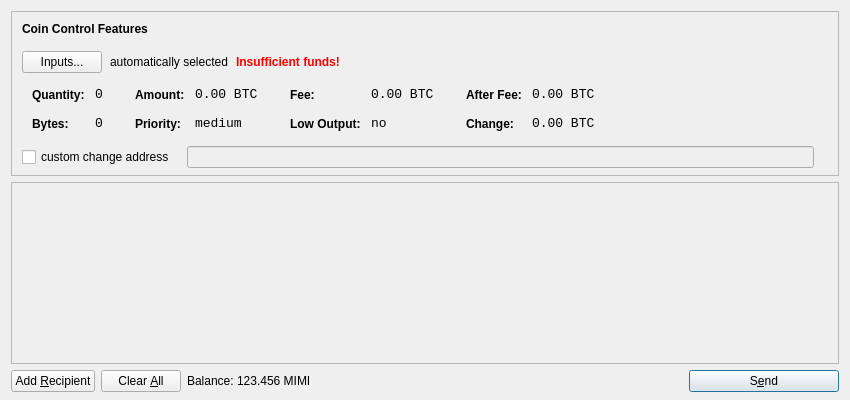
<?xml version="1.0" encoding="UTF-8"?>
<ui version="4.0">
 <class>SendCoinsDialog</class>
 <widget class="QDialog" name="SendCoinsDialog">
  <property name="geometry">
   <rect>
    <x>0</x>
    <y>0</y>
    <width>850</width>
    <height>400</height>
   </rect>
  </property>
  <property name="windowTitle">
   <string>Send Coins</string>
  </property>
  <layout class="QVBoxLayout" name="verticalLayout" stretch="0,1,0">
   <property name="bottomMargin">
    <number>8</number>
   </property>
   <item>
    <widget class="QFrame" name="frameCoinControl">
     <property name="sizePolicy">
      <sizepolicy hsizetype="Expanding" vsizetype="Expanding">
       <horstretch>0</horstretch>
       <verstretch>0</verstretch>
      </sizepolicy>
     </property>
     <property name="maximumSize">
      <size>
       <width>16777215</width>
       <height>16777215</height>
      </size>
     </property>
     <property name="frameShape">
      <enum>QFrame::StyledPanel</enum>
     </property>
     <property name="frameShadow">
      <enum>QFrame::Sunken</enum>
     </property>
     <layout class="QVBoxLayout" name="verticalLayoutCoinControl2">
      <property name="spacing">
       <number>-1</number>
      </property>
      <property name="leftMargin">
       <number>0</number>
      </property>
      <property name="topMargin">
       <number>0</number>
      </property>
      <property name="rightMargin">
       <number>0</number>
      </property>
      <property name="bottomMargin">
       <number>6</number>
      </property>
      <item>
       <layout class="QVBoxLayout" name="verticalLayoutCoinControl" stretch="0,0,0,0,1">
        <property name="spacing">
         <number>0</number>
        </property>
        <property name="leftMargin">
         <number>10</number>
        </property>
        <property name="topMargin">
         <number>10</number>
        </property>
        <item>
         <layout class="QHBoxLayout" name="horizontalLayoutCoinControl1">
          <property name="bottomMargin">
           <number>15</number>
          </property>
          <item>
           <widget class="QLabel" name="labelCoinControlFeatures">
            <property name="sizePolicy">
             <sizepolicy hsizetype="Preferred" vsizetype="Maximum">
              <horstretch>0</horstretch>
              <verstretch>0</verstretch>
             </sizepolicy>
            </property>
            <property name="font">
             <font>
              <weight>75</weight>
              <bold>true</bold>
             </font>
            </property>
            <property name="styleSheet">
             <string notr="true">font-weight:bold;</string>
            </property>
            <property name="text">
             <string>Coin Control Features</string>
            </property>
           </widget>
          </item>
         </layout>
        </item>
        <item>
         <layout class="QHBoxLayout" name="horizontalLayoutCoinControl2" stretch="0,0,0,0">
          <property name="spacing">
           <number>8</number>
          </property>
          <property name="bottomMargin">
           <number>10</number>
          </property>
          <item>
           <widget class="QPushButton" name="pushButtonCoinControl">
            <property name="styleSheet">
             <string notr="true"/>
            </property>
            <property name="text">
             <string>Inputs...</string>
            </property>
           </widget>
          </item>
          <item>
           <widget class="QLabel" name="labelCoinControlAutomaticallySelected">
            <property name="text">
             <string>automatically selected</string>
            </property>
            <property name="margin">
             <number>5</number>
            </property>
           </widget>
          </item>
          <item>
           <widget class="QLabel" name="labelCoinControlInsuffFunds">
            <property name="font">
             <font>
              <weight>75</weight>
              <bold>true</bold>
             </font>
            </property>
            <property name="styleSheet">
             <string notr="true">color:red;font-weight:bold;</string>
            </property>
            <property name="text">
             <string>Insufficient funds!</string>
            </property>
            <property name="margin">
             <number>5</number>
            </property>
           </widget>
          </item>
          <item>
           <spacer name="horizontalSpacerCoinControl">
            <property name="orientation">
             <enum>Qt::Horizontal</enum>
            </property>
            <property name="sizeHint" stdset="0">
             <size>
              <width>40</width>
              <height>1</height>
             </size>
            </property>
           </spacer>
          </item>
         </layout>
        </item>
        <item>
         <widget class="QWidget" name="widgetCoinControl" native="true">
          <property name="sizePolicy">
           <sizepolicy hsizetype="Preferred" vsizetype="Preferred">
            <horstretch>0</horstretch>
            <verstretch>0</verstretch>
           </sizepolicy>
          </property>
          <property name="minimumSize">
           <size>
            <width>0</width>
            <height>0</height>
           </size>
          </property>
          <property name="styleSheet">
           <string notr="true"/>
          </property>
          <layout class="QHBoxLayout" name="horizontalLayoutCoinControl5">
           <property name="margin">
            <number>0</number>
           </property>
           <item>
            <layout class="QHBoxLayout" name="horizontalLayoutCoinControl3" stretch="0,0,0,1">
             <property name="spacing">
              <number>20</number>
             </property>
             <property name="topMargin">
              <number>0</number>
             </property>
             <property name="bottomMargin">
              <number>10</number>
             </property>
             <item>
              <layout class="QFormLayout" name="formLayoutCoinControl1">
               <property name="horizontalSpacing">
                <number>10</number>
               </property>
               <property name="verticalSpacing">
                <number>14</number>
               </property>
               <property name="leftMargin">
                <number>10</number>
               </property>
               <property name="topMargin">
                <number>4</number>
               </property>
               <property name="rightMargin">
                <number>6</number>
               </property>
               <item row="0" column="0">
                <widget class="QLabel" name="labelCoinControlQuantityText">
                 <property name="styleSheet">
                  <string notr="true">font-weight:bold;</string>
                 </property>
                 <property name="text">
                  <string>Quantity:</string>
                 </property>
                 <property name="margin">
                  <number>0</number>
                 </property>
                </widget>
               </item>
               <item row="0" column="1">
                <widget class="QLabel" name="labelCoinControlQuantity">
                 <property name="font">
                  <font>
                   <family>Monospace</family>
                   <pointsize>10</pointsize>
                  </font>
                 </property>
                 <property name="cursor">
                  <cursorShape>IBeamCursor</cursorShape>
                 </property>
                 <property name="contextMenuPolicy">
                  <enum>Qt::ActionsContextMenu</enum>
                 </property>
                 <property name="text">
                  <string notr="true">0</string>
                 </property>
                 <property name="margin">
                  <number>0</number>
                 </property>
                 <property name="textInteractionFlags">
                  <set>Qt::LinksAccessibleByMouse|Qt::TextSelectableByKeyboard|Qt::TextSelectableByMouse</set>
                 </property>
                </widget>
               </item>
               <item row="1" column="0">
                <widget class="QLabel" name="labelCoinControlBytesText">
                 <property name="styleSheet">
                  <string notr="true">font-weight:bold;</string>
                 </property>
                 <property name="text">
                  <string>Bytes:</string>
                 </property>
                </widget>
               </item>
               <item row="1" column="1">
                <widget class="QLabel" name="labelCoinControlBytes">
                 <property name="font">
                  <font>
                   <family>Monospace</family>
                   <pointsize>10</pointsize>
                  </font>
                 </property>
                 <property name="cursor">
                  <cursorShape>IBeamCursor</cursorShape>
                 </property>
                 <property name="contextMenuPolicy">
                  <enum>Qt::ActionsContextMenu</enum>
                 </property>
                 <property name="text">
                  <string notr="true">0</string>
                 </property>
                 <property name="textInteractionFlags">
                  <set>Qt::LinksAccessibleByMouse|Qt::TextSelectableByKeyboard|Qt::TextSelectableByMouse</set>
                 </property>
                </widget>
               </item>
              </layout>
             </item>
             <item>
              <layout class="QFormLayout" name="formLayoutCoinControl2">
               <property name="horizontalSpacing">
                <number>10</number>
               </property>
               <property name="verticalSpacing">
                <number>14</number>
               </property>
               <property name="leftMargin">
                <number>6</number>
               </property>
               <property name="topMargin">
                <number>4</number>
               </property>
               <property name="rightMargin">
                <number>6</number>
               </property>
               <item row="0" column="0">
                <widget class="QLabel" name="labelCoinControlAmountText">
                 <property name="styleSheet">
                  <string notr="true">font-weight:bold;</string>
                 </property>
                 <property name="text">
                  <string>Amount:</string>
                 </property>
                 <property name="margin">
                  <number>0</number>
                 </property>
                </widget>
               </item>
               <item row="0" column="1">
                <widget class="QLabel" name="labelCoinControlAmount">
                 <property name="font">
                  <font>
                   <family>Monospace</family>
                   <pointsize>10</pointsize>
                  </font>
                 </property>
                 <property name="cursor">
                  <cursorShape>IBeamCursor</cursorShape>
                 </property>
                 <property name="contextMenuPolicy">
                  <enum>Qt::ActionsContextMenu</enum>
                 </property>
                 <property name="text">
                  <string notr="true">0.00 BTC</string>
                 </property>
                 <property name="textInteractionFlags">
                  <set>Qt::LinksAccessibleByMouse|Qt::TextSelectableByKeyboard|Qt::TextSelectableByMouse</set>
                 </property>
                </widget>
               </item>
               <item row="1" column="0">
                <widget class="QLabel" name="labelCoinControlPriorityText">
                 <property name="styleSheet">
                  <string notr="true">font-weight:bold;</string>
                 </property>
                 <property name="text">
                  <string>Priority:</string>
                 </property>
                </widget>
               </item>
               <item row="1" column="1">
                <widget class="QLabel" name="labelCoinControlPriority">
                 <property name="font">
                  <font>
                   <family>Monospace</family>
                   <pointsize>10</pointsize>
                  </font>
                 </property>
                 <property name="cursor">
                  <cursorShape>IBeamCursor</cursorShape>
                 </property>
                 <property name="contextMenuPolicy">
                  <enum>Qt::ActionsContextMenu</enum>
                 </property>
                 <property name="text">
                  <string>medium</string>
                 </property>
                 <property name="textInteractionFlags">
                  <set>Qt::LinksAccessibleByMouse|Qt::TextSelectableByKeyboard|Qt::TextSelectableByMouse</set>
                 </property>
                </widget>
               </item>
              </layout>
             </item>
             <item>
              <layout class="QFormLayout" name="formLayoutCoinControl3">
               <property name="horizontalSpacing">
                <number>10</number>
               </property>
               <property name="verticalSpacing">
                <number>14</number>
               </property>
               <property name="leftMargin">
                <number>6</number>
               </property>
               <property name="topMargin">
                <number>4</number>
               </property>
               <property name="rightMargin">
                <number>6</number>
               </property>
               <item row="0" column="0">
                <widget class="QLabel" name="labelCoinControlFeeText">
                 <property name="styleSheet">
                  <string notr="true">font-weight:bold;</string>
                 </property>
                 <property name="text">
                  <string>Fee:</string>
                 </property>
                 <property name="margin">
                  <number>0</number>
                 </property>
                </widget>
               </item>
               <item row="0" column="1">
                <widget class="QLabel" name="labelCoinControlFee">
                 <property name="font">
                  <font>
                   <family>Monospace</family>
                   <pointsize>10</pointsize>
                  </font>
                 </property>
                 <property name="cursor">
                  <cursorShape>IBeamCursor</cursorShape>
                 </property>
                 <property name="contextMenuPolicy">
                  <enum>Qt::ActionsContextMenu</enum>
                 </property>
                 <property name="text">
                  <string notr="true">0.00 BTC</string>
                 </property>
                 <property name="textInteractionFlags">
                  <set>Qt::LinksAccessibleByMouse|Qt::TextSelectableByKeyboard|Qt::TextSelectableByMouse</set>
                 </property>
                </widget>
               </item>
               <item row="1" column="0">
                <widget class="QLabel" name="labelCoinControlLowOutputText">
                 <property name="styleSheet">
                  <string notr="true">font-weight:bold;</string>
                 </property>
                 <property name="text">
                  <string>Low Output:</string>
                 </property>
                </widget>
               </item>
               <item row="1" column="1">
                <widget class="QLabel" name="labelCoinControlLowOutput">
                 <property name="font">
                  <font>
                   <family>Monospace</family>
                   <pointsize>10</pointsize>
                  </font>
                 </property>
                 <property name="cursor">
                  <cursorShape>IBeamCursor</cursorShape>
                 </property>
                 <property name="contextMenuPolicy">
                  <enum>Qt::ActionsContextMenu</enum>
                 </property>
                 <property name="text">
                  <string>no</string>
                 </property>
                 <property name="textInteractionFlags">
                  <set>Qt::LinksAccessibleByMouse|Qt::TextSelectableByKeyboard|Qt::TextSelectableByMouse</set>
                 </property>
                </widget>
               </item>
              </layout>
             </item>
             <item>
              <layout class="QFormLayout" name="formLayoutCoinControl4">
               <property name="horizontalSpacing">
                <number>10</number>
               </property>
               <property name="verticalSpacing">
                <number>14</number>
               </property>
               <property name="leftMargin">
                <number>6</number>
               </property>
               <property name="topMargin">
                <number>4</number>
               </property>
               <property name="rightMargin">
                <number>6</number>
               </property>
               <item row="0" column="0">
                <widget class="QLabel" name="labelCoinControlAfterFeeText">
                 <property name="styleSheet">
                  <string notr="true">font-weight:bold;</string>
                 </property>
                 <property name="text">
                  <string>After Fee:</string>
                 </property>
                 <property name="margin">
                  <number>0</number>
                 </property>
                </widget>
               </item>
               <item row="0" column="1">
                <widget class="QLabel" name="labelCoinControlAfterFee">
                 <property name="font">
                  <font>
                   <family>Monospace</family>
                   <pointsize>10</pointsize>
                  </font>
                 </property>
                 <property name="cursor">
                  <cursorShape>IBeamCursor</cursorShape>
                 </property>
                 <property name="contextMenuPolicy">
                  <enum>Qt::ActionsContextMenu</enum>
                 </property>
                 <property name="text">
                  <string notr="true">0.00 BTC</string>
                 </property>
                 <property name="textInteractionFlags">
                  <set>Qt::LinksAccessibleByMouse|Qt::TextSelectableByKeyboard|Qt::TextSelectableByMouse</set>
                 </property>
                </widget>
               </item>
               <item row="1" column="0">
                <widget class="QLabel" name="labelCoinControlChangeText">
                 <property name="styleSheet">
                  <string notr="true">font-weight:bold;</string>
                 </property>
                 <property name="text">
                  <string>Change:</string>
                 </property>
                </widget>
               </item>
               <item row="1" column="1">
                <widget class="QLabel" name="labelCoinControlChange">
                 <property name="font">
                  <font>
                   <family>Monospace</family>
                   <pointsize>10</pointsize>
                  </font>
                 </property>
                 <property name="cursor">
                  <cursorShape>IBeamCursor</cursorShape>
                 </property>
                 <property name="contextMenuPolicy">
                  <enum>Qt::ActionsContextMenu</enum>
                 </property>
                 <property name="text">
                  <string notr="true">0.00 BTC</string>
                 </property>
                 <property name="textInteractionFlags">
                  <set>Qt::LinksAccessibleByMouse|Qt::TextSelectableByKeyboard|Qt::TextSelectableByMouse</set>
                 </property>
                </widget>
               </item>
              </layout>
             </item>
            </layout>
           </item>
          </layout>
         </widget>
        </item>
        <item>
         <layout class="QHBoxLayout" name="horizontalLayoutCoinControl4" stretch="0,0,0">
          <property name="spacing">
           <number>12</number>
          </property>
          <property name="sizeConstraint">
           <enum>QLayout::SetDefaultConstraint</enum>
          </property>
          <property name="topMargin">
           <number>5</number>
          </property>
          <property name="rightMargin">
           <number>5</number>
          </property>
          <item>
           <widget class="QCheckBox" name="checkBoxCoinControlChange">
            <property name="text">
             <string>custom change address</string>
            </property>
           </widget>
          </item>
          <item>
           <widget class="QLineEdit" name="lineEditCoinControlChange">
            <property name="enabled">
             <bool>false</bool>
            </property>
            <property name="sizePolicy">
             <sizepolicy hsizetype="Expanding" vsizetype="Fixed">
              <horstretch>0</horstretch>
              <verstretch>0</verstretch>
             </sizepolicy>
            </property>
           </widget>
          </item>
          <item>
           <widget class="QLabel" name="labelCoinControlChangeLabel">
            <property name="sizePolicy">
             <sizepolicy hsizetype="Preferred" vsizetype="Expanding">
              <horstretch>0</horstretch>
              <verstretch>0</verstretch>
             </sizepolicy>
            </property>
            <property name="minimumSize">
             <size>
              <width>0</width>
              <height>0</height>
             </size>
            </property>
            <property name="text">
             <string/>
            </property>
            <property name="margin">
             <number>3</number>
            </property>
           </widget>
          </item>
         </layout>
        </item>
        <item>
         <spacer name="verticalSpacerCoinControl">
          <property name="orientation">
           <enum>Qt::Vertical</enum>
          </property>
          <property name="sizeHint" stdset="0">
           <size>
            <width>800</width>
            <height>1</height>
           </size>
          </property>
         </spacer>
        </item>
       </layout>
      </item>
     </layout>
    </widget>
   </item>
   <item>
    <widget class="QScrollArea" name="scrollArea">
     <property name="widgetResizable">
      <bool>true</bool>
     </property>
     <widget class="QWidget" name="scrollAreaWidgetContents">
      <property name="geometry">
       <rect>
        <x>0</x>
        <y>0</y>
        <width>830</width>
        <height>165</height>
       </rect>
      </property>
      <layout class="QVBoxLayout" name="verticalLayout_2">
       <property name="margin">
        <number>0</number>
       </property>
       <item>
        <layout class="QVBoxLayout" name="entries">
         <property name="spacing">
          <number>6</number>
         </property>
        </layout>
       </item>
       <item>
        <spacer name="verticalSpacer">
         <property name="orientation">
          <enum>Qt::Vertical</enum>
         </property>
         <property name="sizeHint" stdset="0">
          <size>
           <width>20</width>
           <height>40</height>
          </size>
         </property>
        </spacer>
       </item>
      </layout>
     </widget>
    </widget>
   </item>
   <item>
    <layout class="QHBoxLayout" name="horizontalLayout">
     <item>
      <widget class="QPushButton" name="addButton">
       <property name="toolTip">
        <string>Send to multiple recipients at once</string>
       </property>
       <property name="text">
        <string>Add &amp;Recipient</string>
       </property>
       <property name="icon">
        <iconset resource="../bitcoin.qrc">
         <normaloff>:/icons/add</normaloff>:/icons/add</iconset>
       </property>
       <property name="autoDefault">
        <bool>false</bool>
       </property>
      </widget>
     </item>
     <item>
      <widget class="QPushButton" name="clearButton">
       <property name="sizePolicy">
        <sizepolicy hsizetype="Minimum" vsizetype="Fixed">
         <horstretch>0</horstretch>
         <verstretch>0</verstretch>
        </sizepolicy>
       </property>
       <property name="toolTip">
        <string>Remove all transaction fields</string>
       </property>
       <property name="text">
        <string>Clear &amp;All</string>
       </property>
       <property name="icon">
        <iconset resource="../bitcoin.qrc">
         <normaloff>:/icons/remove</normaloff>:/icons/remove</iconset>
       </property>
       <property name="autoRepeatDelay">
        <number>300</number>
       </property>
       <property name="autoDefault">
        <bool>false</bool>
       </property>
      </widget>
     </item>
     <item>
      <layout class="QHBoxLayout" name="horizontalLayout_2">
       <property name="spacing">
        <number>3</number>
       </property>
       <item>
        <widget class="QLabel" name="label">
         <property name="text">
          <string>Balance:</string>
         </property>
        </widget>
       </item>
       <item>
        <widget class="QLabel" name="labelBalance">
         <property name="cursor">
          <cursorShape>IBeamCursor</cursorShape>
         </property>
         <property name="text">
          <string>123.456 MIMI</string>
         </property>
         <property name="textInteractionFlags">
          <set>Qt::LinksAccessibleByMouse|Qt::TextSelectableByKeyboard|Qt::TextSelectableByMouse</set>
         </property>
        </widget>
       </item>
      </layout>
     </item>
     <item>
      <spacer name="horizontalSpacer">
       <property name="orientation">
        <enum>Qt::Horizontal</enum>
       </property>
       <property name="sizeHint" stdset="0">
        <size>
         <width>40</width>
         <height>20</height>
        </size>
       </property>
      </spacer>
     </item>
     <item>
      <widget class="QPushButton" name="sendButton">
       <property name="minimumSize">
        <size>
         <width>150</width>
         <height>0</height>
        </size>
       </property>
       <property name="toolTip">
        <string>Confirm the send action</string>
       </property>
       <property name="text">
        <string>S&amp;end</string>
       </property>
       <property name="icon">
        <iconset resource="../bitcoin.qrc">
         <normaloff>:/icons/send</normaloff>:/icons/send</iconset>
       </property>
       <property name="default">
        <bool>true</bool>
       </property>
      </widget>
     </item>
    </layout>
   </item>
  </layout>
 </widget>
 <resources>
  <include location="../bitcoin.qrc"/>
 </resources>
 <connections/>
</ui>
